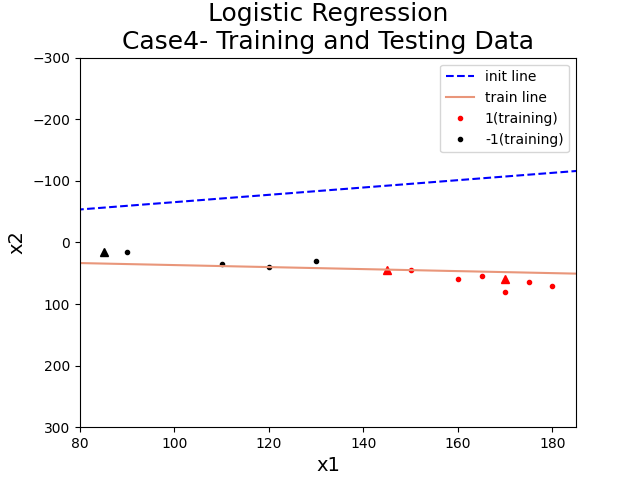

Source code (Python):
import numpy as np  # import numpy # ndarray會用到
import matplotlib.pyplot as plt #畫圖會用到
import random
import math


#training example 
Case4_Training = np.array([[(1, 170, 80), 1] 
							,[(1, 90, 15), 0]
							,[(1, 130, 30), 0]
							,[(1, 165, 55), 1]
							,[(1, 150, 45), 1]
							,[(1, 120, 40), 0]
							,[(1, 110, 35), 0]
							,[(1, 180, 70), 1]
							,[(1, 175, 65), 1]
							,[(1, 160, 60), 1]],dtype=object)
#testing example 
Case4_Testing = np.array([[1, 170, 60]
						,[1, 85, 15]
						,[1, 145, 45]])


#隨機產生W
W = np.random.randn(3)

#### Logistic Regression
# Stochastic version
def cross_entropy_error(j):#傳入x0 x1 x2 y
	a = sigmoid(j[0])
	temp = -(j[1] * np.log(a) + (1 - j[1]) * np.log(1-a))
	if temp >= 0.5:
		return 0 #錯誤率太高 要重做
	else:
		return 1

def sigmoid(z): #傳入x0 x1 x2
	global W
	temp2 = np.dot(W, z)
	return 1 / (1+np.exp(-temp2))

def original_error_function(j):#傳入x0 x1 x2 y
	return np.power(sigmoid(j[0]), j[1]) * np.power((1-sigmoid(j[0])), (1-j[1]))


#畫initial line
x = np.linspace(50, 200, 100) # x的範圍是50~200間 共100個點
y = (-W[0]-W[1]* x) / W[2] # 各個x對應的y的值
initial_line, = plt.plot(x,y, color='blue', linestyle='--')


eta = 0.1 #learning rate
epoch = 0; #世代數
tau = 1
sum_sqerror = 0
while (sum_sqerror / len(Case4_Training)) < tau and epoch < 100000:
	sum_sqerror = 0

	for i in Case4_Training: # Case4_Training每個都做一遍
		sum_sqerror += original_error_function(i)
		W = W + eta * np.dot((i[1]-sigmoid(i[0])), i[0]) # 調整W
		
	print(sum_sqerror / len(Case4_Training))
	epoch += 1
	print("W: \n", W)
	print("epoch: ", epoch)
print("The adjusted value of w0, w1, w2 is: \n", W)
print("The epoch is: ", epoch)

####判斷testing data的 y
arr2 = []
for k in Case4_Testing: 
	if sigmoid(k) >= 0.5: #sigmoid值大於等於0.5 y值就是1
		arr2.append([(k), 1])
	else: #sigmoid值小於0.5 y值就是0
		arr2.append([(k), 0])
	
Case4_Testing = np.array(arr2)

####畫圖
# x,y軸範圍
plt.xlim([80, 185])
plt.ylim([300, -300])
plt.title("Logistic Regression\nCase4- Training and Testing Data", fontsize=18)
plt.xlabel("x1", fontsize=14)
plt.ylabel("x2", fontsize=14)
# 印出所有的點
for i in Case4_Training:
	if i[1] == 1:
		red_dot, = plt.plot(i[0][1], i[0][2],  'r.') # 紅色的點點
	else:
		black_dot, = plt.plot(i[0][1], i[0][2], 'k.') # 黑色的點點

for i in Case4_Testing:
	if i[1] == 1:
		red_triangle, = plt.plot(i[0][1], i[0][2],  'r^') # 紅色的三角形
	else:
		black_triangle, = plt.plot(i[0][1], i[0][2], 'k^') # 黑色的三角形

# 畫線
x = np.linspace(50, 200, 100) # x的範圍是-20~20間 共100個點
y = (-W[0]-W[1]* x) / W[2] # 各個x對應的y的值
finished_line, = plt.plot(x,y, color='darksalmon')
#印圖例
#plt.legend(handles=[initial_line, finished_line, red_dot, black_dot, red_triangle, black_triangle], labels = ['init line', 'train line', '1(training)', '-1(training)'], loc='best')

plt.show() # 顯示圖表
